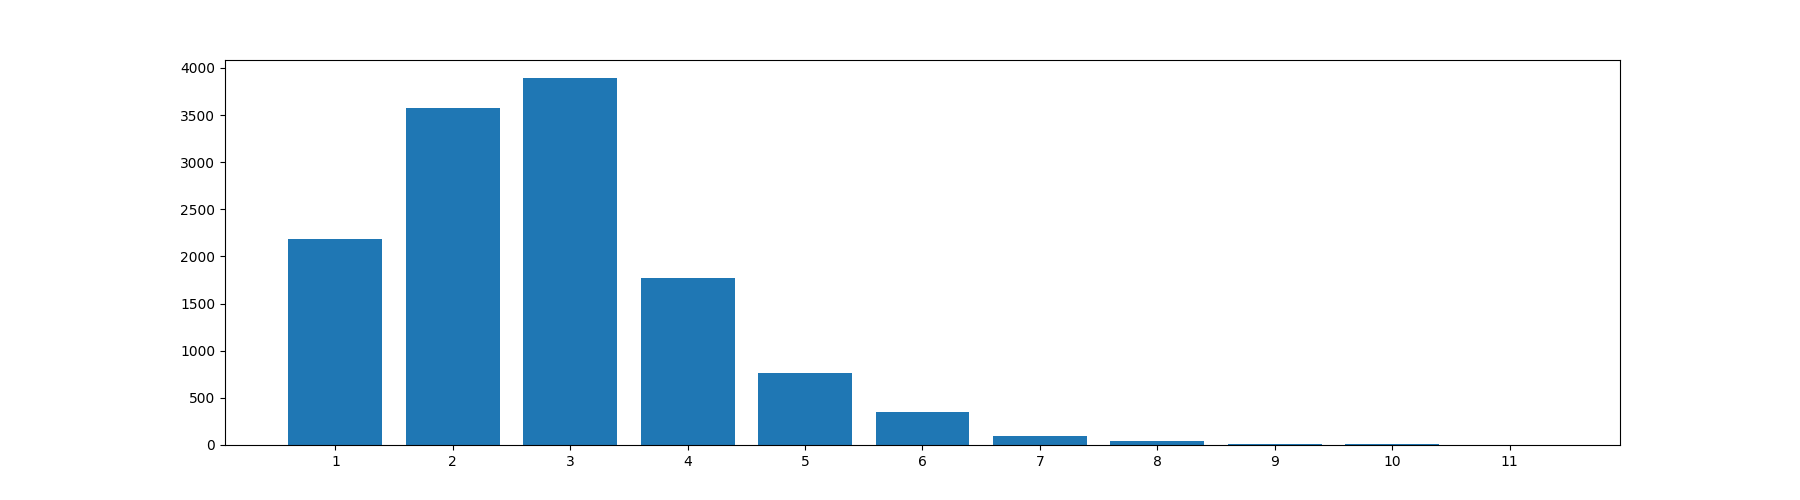

The script that saved this image:
import matplotlib.pyplot as plt

data = {'1': 2183, '2': 3576, '3': 3889, '4': 1767,
        '5': 768, '6': 350, '7': 92, '8': 44,
        '9': 9, '10': 8, '11': 1}
names = list(data.keys())
values = list(data.values())

plt.figure(figsize=(18, 5))

plt.bar(names, values)
plt.savefig('numbers.png')